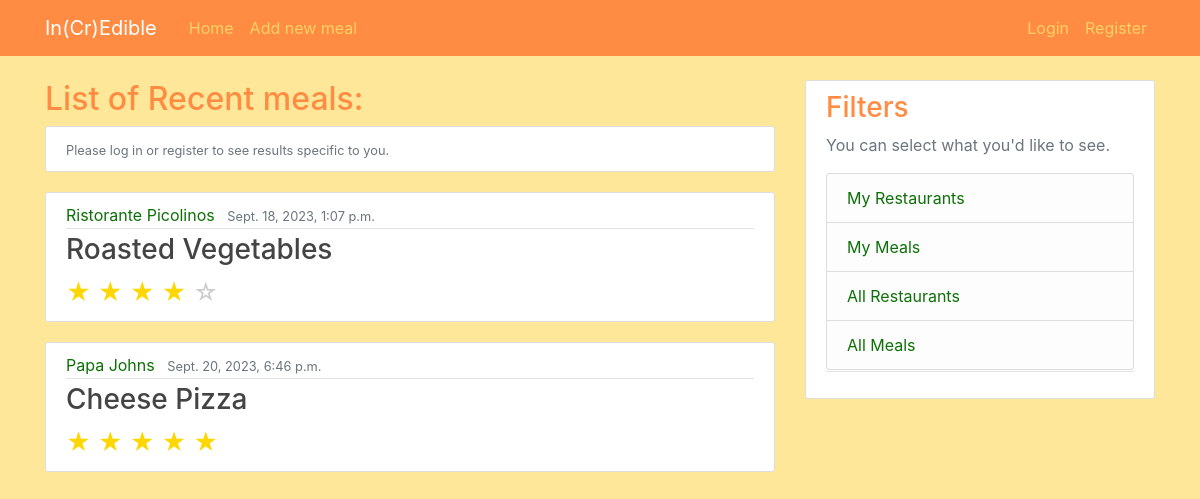
The app's page /, older data.
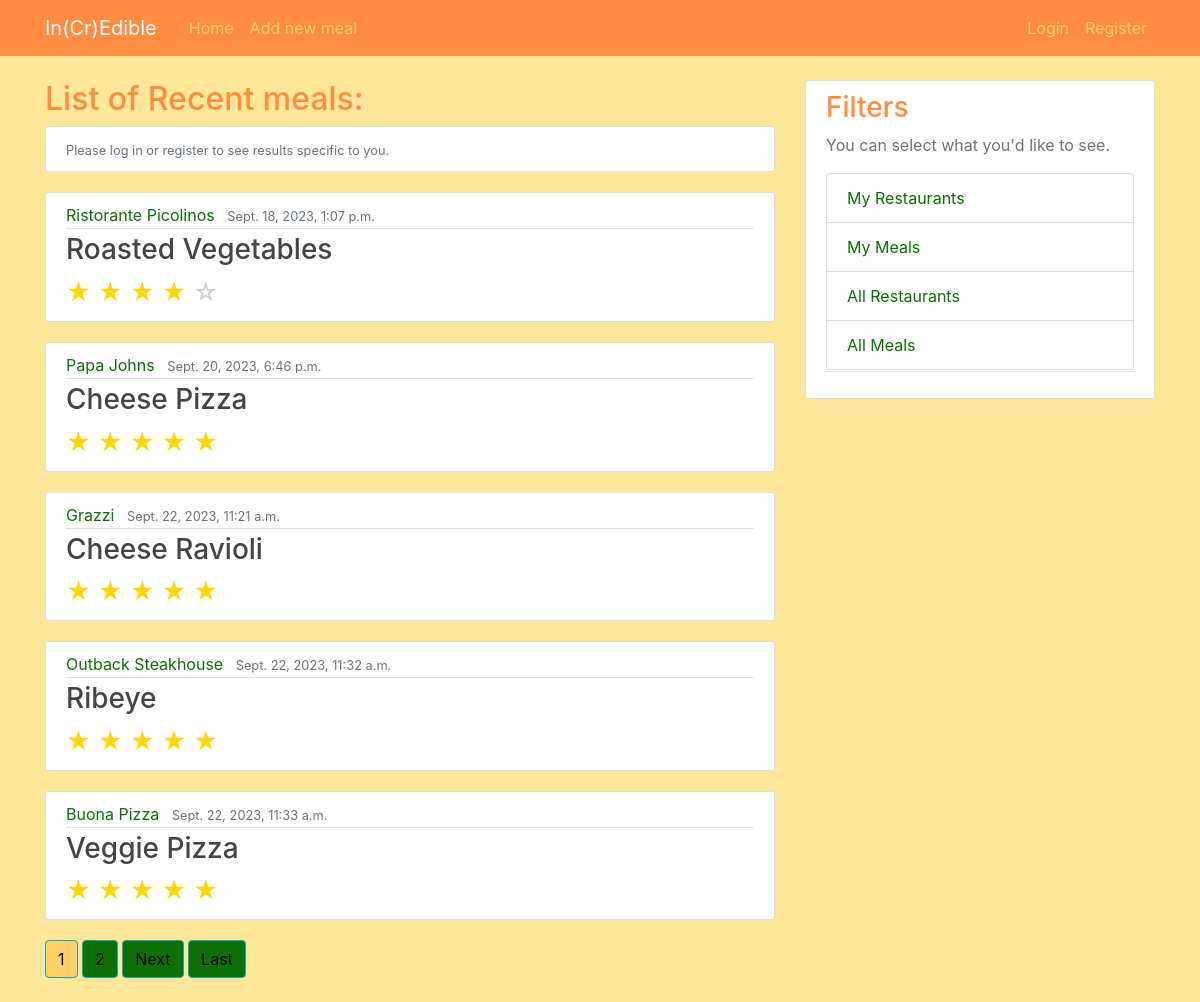
The same page, newer data.
### meals/models.py (models this page shows, shortened)
class Meal(models.Model):
    entree_choice = models.CharField(max_length=100)
    entree_rating = models.IntegerField(default=100)
    notes = models.TextField(default="")
    restaurant_name = models.CharField(max_length=100)
    date = models.DateTimeField("Date dined", default=timezone.now)
    eaten_by = models.ForeignKey(User, on_delete=models.CASCADE)

### meals/views.py (the view)
# urls.py: path("", MealListView.as_view(), name="home"),
class MealListView(ListView):
    model = Meal
    template_name = 'meals/home.html'
    context_object_name = 'meal_list'
    paginate_by = 5
    order_by = '-date'
    def get_context_data(self, **kwargs: Any) -> Dict[str, Any]:
        context = super(MealListView, self).get_context_data(**kwargs)
        context['scope'] = "all"
        context['starvalues'] = [20,40,60,80,100]
        return context

### meals/templates/meals/home.html (shortened to what this page needs)
{% extends "meals/base.html" %}
{% block content %}
    {% if type == "restaurant" %}
        {% if restaurant_name %}
            <h2> List of dishes eaten at {{ restaurant_name }}:</h2>
        {% else %}
            <h2> List of recent meals: </h2>
        {% endif %}
    {% else %}
        {% if meal_list %}
            <h2> List of Recent meals: </h2>
        {% else %}
            <h2> No results </h2>
        {% endif %}
    {% endif %}
    {% if not user.is_authenticated %}
    <article class="media content-section">
        <div class="media-body">
            <small class="text-muted">Please log in or register to see results specific to you.</small>
        </div>
    </article>
    {% endif %}
    {% if meal_list %}
        {% for meal in meal_list %}
            <article class="media content-section">
                <div class="media-body">
                    <div class="article-metadata">
                        <a class="mr-2" href="{% url 'meals:restaurant' meal.restaurant_name scope %}">{{ meal.restaurant_name }}</a>
                        <small class="text-muted">{{ meal.date }}</small>
                    </div>
                    <h3><a class="article-title" href="{% url 'meals:meal-detail'  meal.id %}">{{ meal.entree_choice }}</a></h3>
                    <div class="star-rating">
                        {% for val in starvalues %}
                            {% if val <= meal.entree_rating %}
                                <span class="star">&#9733;</span>
                            {% else %}
                                <span class="empty-star">&#9734;</span>
                            {% endif %}
                        {% endfor %}
                    </div>
                </div>
            </article>
        {% endfor %}
    {% else %}
        <p>No meals have been logged.</p>
    {% endif %}
    {% if is_paginated %}
        {% for num in page_obj.paginator.page_range %}
            {% if page_obj.number == num %}
                <a class="btn btn-info mb-4" href="?page={{ num }}">{{ num }}</a>
            {% elif num > page_obj.number|add:'-3' and num < page_obj.number|add:'3' %}
                <a class="btn btn-outline-info mb-4" href="?page={{ num }}">{{ num }}</a>
            {% endif %}
        {% endfor %}
        {% if page_obj.has_next %}
            <a class="btn btn-outline-info mb-4" href="?page={{ page_obj.next_page_number}}">Next</a>
            <a class="btn btn-outline-info mb-4" href="?page={{ page_obj.paginator.num_pages }}">Last</a>
        {% endif %}
    {% endif %}
{% endblock content %}

### meals/templates/meals/base.html (shortened to what this page needs)
{% load static %}
<!doctype html>
<html lang="en">
  <head>
    <link rel="stylesheet" href="https://cdn.jsdelivr.net/npm/bootstrap@4.0.0/dist/css/bootstrap.min.css">
    <link rel="stylesheet" type="text/css" href="{% static 'meals/main.css' %}">
  </head>
  <body>
    <header class="site-header">
        <nav class="navbar navbar-expand-md navbar-dark bg-steel fixed-top">
            <div class="container">
                <a class="navbar-brand mr-4" href="{% url 'meals:home' %}">In(Cr)Edible</a>
                <div class="collapse navbar-collapse" id="navbarToggle">
                    <div class="navbar-nav mr-auto">
                        <a class="nav-item nav-link" href="{% url 'meals:home' %}">Home</a>
                        <a class="nav-item nav-link" href="{% url 'meals:meal-create' %}">Add new meal</a>
                    </div>
                    <div class="navbar-nav">
                        {% if user.is_authenticated %}
                            <a class="nav-item nav-link" href="{% url 'profile' %}">My Profile</a>
                            <a class="nav-item nav-link" href="{% url 'logout' %}">Logout</a>
                        {% else %}
                            <a class="nav-item nav-link" href="{% url 'login' %}">Login</a>
                            <a class="nav-item nav-link" href="{% url 'register' %}">Register</a>
                        {% endif %}
                    </div>
                </div>
            </div>
        </nav>
    </header>
    <main role="main" class="container">
        <div class="row">
            <div class="col-md-8">
                {% block content %}{% endblock %}
            </div>
            <div class="col-md-4">
            <div class="content-section">
                <h3>Filters</h3>
                <p class='text-muted'>You can select what you'd like to see.
                <ul class="list-group article-metadata">
                    <li class="list-group-item list-group-item-light"><a class="mr-2" href="{% url 'meals:restaurantsearch' 'my' %}">My Restaurants</a></li>
                    <li class="list-group-item list-group-item-light"><a class="mr-2" href="{% url 'meals:mealsearch' 'my' %}">My Meals</a></li>
                    <li class="list-group-item list-group-item-light"><a class="mr-2" href="{% url 'meals:restaurantsearch' 'all' %}">All Restaurants</a></li>
                    <li class="list-group-item list-group-item-light"><a class="mr-2" href="{% url 'meals:mealsearch' 'all' %}">All Meals</a></li>
                </ul>
                </p>
            </div>
            </div>
        </div>
    </main>
  </body>
</html>

### meals/static/meals/main.css (style rules this page uses)
body { background: #FFE79A; color: #333333; margin-top: 5rem; }
h1, h2, h3, h4, h5, h6 { color: #FF8C42; }
.bg-steel { background-color: #FF8C42; }
.site-header .navbar-nav .nav-link { color: #FFD166; }
ul { margin: 0; }
.content-section { background: #ffffff; padding: 10px 20px; border: 1px solid #dddddd; border-radius: 3px; margin-bottom: 20px; }
.article-title { color: #444444; }
.article-metadata { padding-bottom: 1px; margin-bottom: 4px; border-bottom: 1px solid #e3e3e3 }
.mr-2 { color: #0d7006; }
.btn-outline-info { background: #0d7006; color: #000000; }
.btn-info { background: #FFD166; color: #000000; }
.star-rating { display: inline-block; font-size: 24px; }
.star-rating .star { color: #FFD700; }
.star-rating .empty-star { color: #ccc; }

Row changes from the older to the newer data that the page shows:
added Meal: restaurant_name "Grazzi", date "Sept. 22, 2023, 11:21 a.m.", entree_choice "Cheese Ravioli", entree_rating 100 (drawn)
added Meal: restaurant_name "Outback Steakhouse", date "Sept. 22, 2023, 11:32 a.m.", entree_choice "Ribeye", entree_rating 100 (drawn)
added Meal: restaurant_name "Buona Pizza", date "Sept. 22, 2023, 11:33 a.m.", entree_choice "Veggie Pizza", entree_rating 100 (drawn)
Text that changed along with them:
new list line: "1"
new list line: "2"
text now shown: "Next Last"
